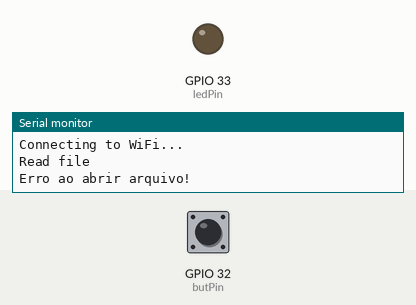
Recording of a sketch running on a simulated ESP32. On the bench: output pins drawn as LEDs (lit = HIGH), the last lines printed to the serial monitor. The test bench sets the inputs (shaded band); at power-on: GPIO 32 (butPin) HIGH. WiFi joins after 1.5 s; servers stay silent unless stated; the local clock reads 2024-03-15 10:24:30 at power-on unless the sketch sets it; storage starts empty.

Above: at 3.7 s.
3.8 s: GPIO 32 (butPin) pulled LOW for 0.15 s
At 4.6 s:
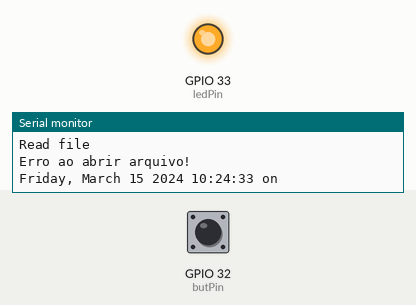
5.4 s: GPIO 32 (butPin) pulled LOW for 1 s
At 5.8 s:
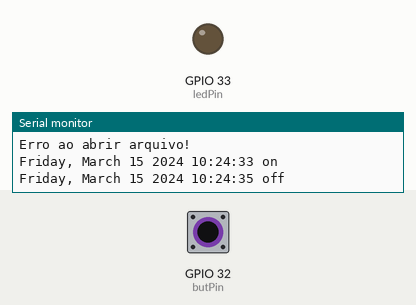
7.9 s: GPIO 32 (butPin) pulled LOW for 3.2 s
At 8.9 s:
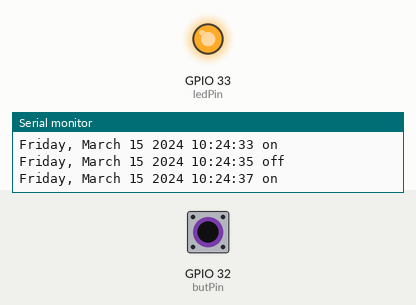
Timing chart, 0 to 10.9 s (numbered marks = the images above; inputs shaded):
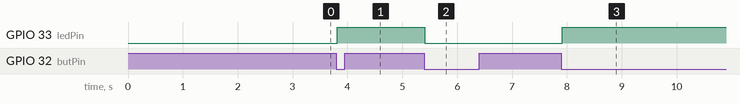

The sketch:

pratica_SPIFFS.ino
```cpp
#include <FS.h>
#include <WiFi.h>
#include "time.h"
#include "SPIFFS.h"

#define butPin 32
#define ledPin 33

String credential = "NPITI-IoT";

const char* ntpServer = "pool.ntp.org";
const long  gmtOffset_sec = -3 * 3600;
const int   daylightOffset_sec = 3600;

String s;
String lastS;
String lastState = "off";

bool prevBut = true;
bool currBut;
bool ledState;

unsigned long press_time = 0;
unsigned long debounce = 200;

String formattedDateTime;

void printLocalTime()
{
  struct tm timeinfo;
  if(!getLocalTime(&timeinfo)){
    formattedDateTime = "Failed to obtain time";
    formattedDateTime.replace("\n", " ");
    formattedDateTime.trim();
    return;
  }

  // Create a buffer for the formatted date/time string
  char timeStr[40];  // Adjust size as needed for your format

  // Format the time into the timeStr buffer (you can customize the format)
  strftime(timeStr, sizeof(timeStr), "%A, %B %d %Y %H:%M:%S", &timeinfo);

  // Store the formatted date/time into the String variable
  formattedDateTime = String(timeStr);
  formattedDateTime.replace("\n", " ");
  formattedDateTime.trim();

}

void openFS() {
  if (!SPIFFS.begin()) {
    Serial.println("\nErro ao abrir o sistema de arquivos");
  }
  else {
    Serial.println("\nSistema de arquivos aberto com sucesso!");
  }
}

void readFile(String path) {
  Serial.println("Read file");
  File rFile = SPIFFS.open(path, "r");
  if (!rFile) {
    Serial.println("Erro ao abrir arquivo!");
  }
  else {
    Serial.print("----------Lendo arquivo ");
    Serial.print(path);
    Serial.println("  ---------");
    int count = 0;
    while (rFile.position() < rFile.size())
    {
      if(count != 0){
        lastS = s;
      }

      s = rFile.readStringUntil('\n');
      s.trim();
      Serial.println(s);

      int aux = s.lastIndexOf(" ");
      if(aux != -1){
        lastState = s.substring(aux+1);
      }else{
        lastState = s;
      }

      count += 1;
    }
    rFile.close();
  }
}

void writeFile(String state, String path){
  File rFile = SPIFFS.open(path, "a");
  if(!rFile){
    Serial.println("Unable to open file");
  }else{
    rFile.print(state);
  }

  rFile.close();
}

void setup(){
  Serial.begin(115200);
  delay(1000);
  Serial.println("Starting now");
  openFS(); // start SPIFFIS

  WiFi.begin(credential, credential); // connect to wifi
  while (WiFi.status() != WL_CONNECTED) {
    delay(500);
    Serial.println("Connecting to WiFi...");
  }

  configTime(gmtOffset_sec, daylightOffset_sec, ntpServer);

  pinMode(butPin, INPUT);
  pinMode(ledPin, OUTPUT);
  readFile("/logLedState.txt");

  if(lastState.compareTo("on") == 0){
    ledState = true;
    digitalWrite(ledPin, HIGH);
  }else{
    ledState = false;
    digitalWrite(ledPin, LOW);
  }
}

void loop(){
  currBut = digitalRead(butPin);

  if(currBut == LOW && prevBut == HIGH && millis() - press_time > debounce){
    printLocalTime();
    Serial.print(formattedDateTime);
    writeFile(formattedDateTime, "/logLedState.txt");

    ledState = !ledState;
    digitalWrite(ledPin, ledState);
    if(ledState){
      Serial.println(" on");
      String a (" on\n");
      writeFile(a, "/logLedState.txt");
    }else{
      Serial.println(" off");
      String a (" off\n");
      writeFile(a, "/logLedState.txt");
    }

    press_time = millis();
  }

  prevBut = currBut;
}
```

Measured:
- after the input at 3.8 s, GPIO 33 (ledPin): LOW → HIGH at once
- after the input at 5.4 s, GPIO 33 (ledPin): HIGH → LOW at once
- after the input at 7.9 s, GPIO 33 (ledPin): LOW → HIGH at once
